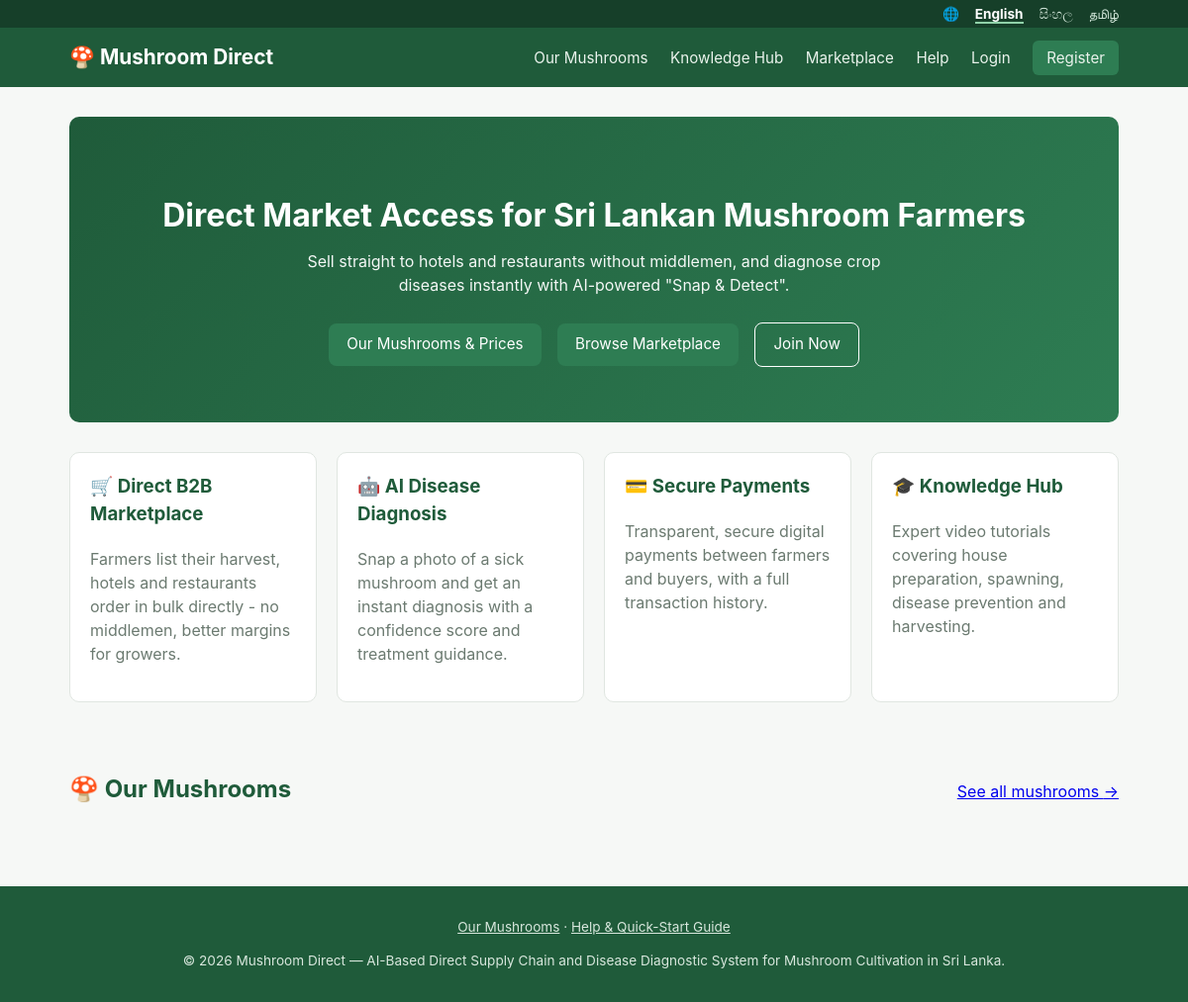
Before: / with the older database file.
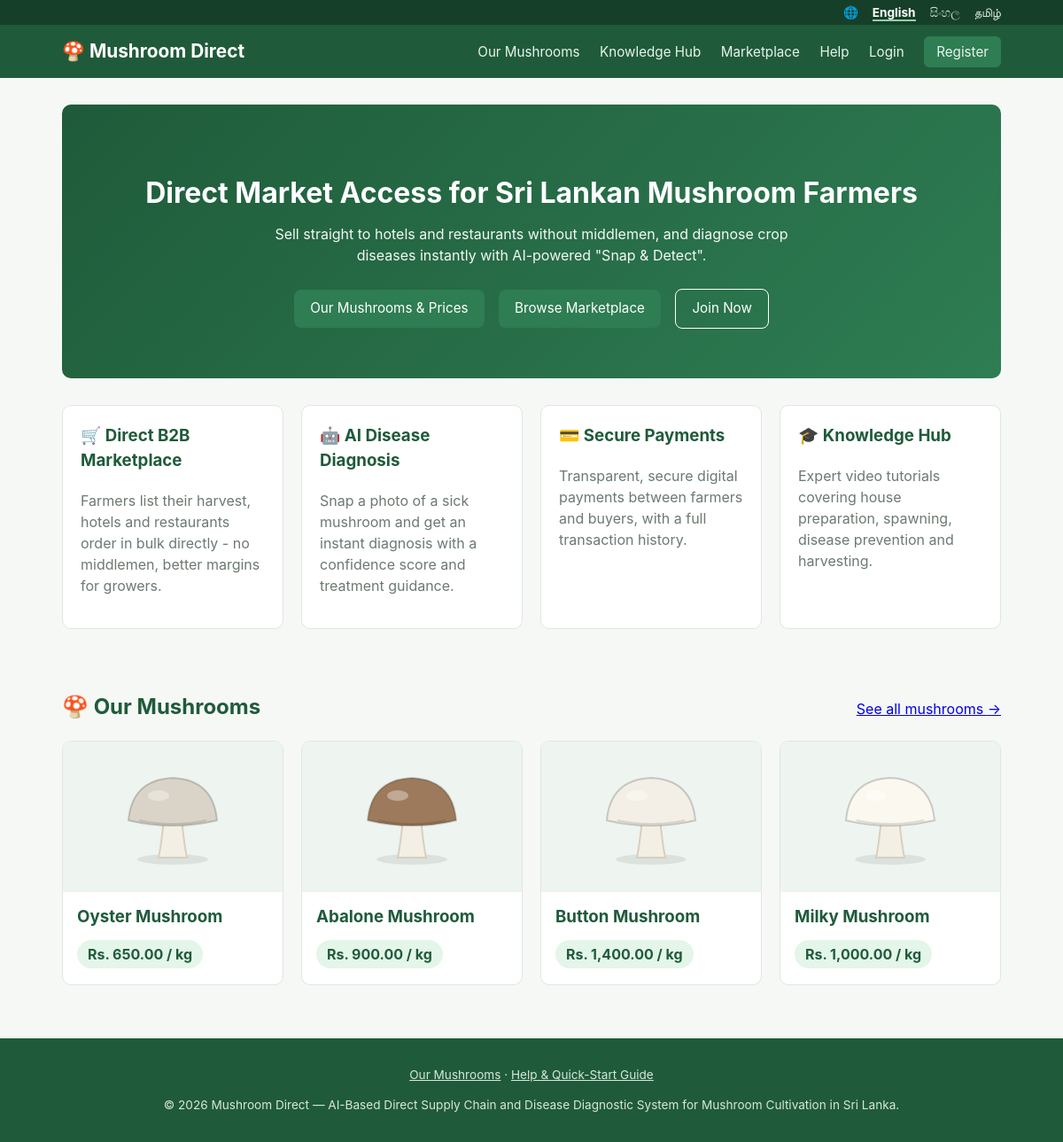
After: the same page with the newer database file.
### tables this page shows
CREATE TABLE mushroom_types (
  id INT AUTO_INCREMENT PRIMARY KEY,
  name VARCHAR(100) NOT NULL,
  name_si VARCHAR(150) NULL,
  name_ta VARCHAR(150) NULL,
  scientific_name VARCHAR(100) NULL,
  description TEXT,
  description_si TEXT,
  description_ta TEXT,
  growing_info TEXT,
  growing_info_si TEXT,
  growing_info_ta TEXT,
  uses TEXT,
  uses_si TEXT,
  uses_ta TEXT,
  price_per_kg DECIMAL(10,2) NOT NULL,
  color VARCHAR(7) NOT NULL DEFAULT '#c9b79c' COMMENT 'Cap colour for the built-in illustration',
  image VARCHAR(255) NULL,
  is_active TINYINT(1) NOT NULL DEFAULT 1,
  sort_order INT NOT NULL DEFAULT 0
);

### index.php (the view, shortened to what the changed rows need)
<?php
require_once __DIR__ . '/includes/bootstrap.php';
$featured = $pdo->query('SELECT * FROM mushroom_types WHERE is_active = 1 ORDER BY sort_order LIMIT 4')->fetchAll();
include __DIR__ . '/includes/header.php';
?>
<section class="hero">
  <h1><?= te('home.hero_title') ?></h1>
</section>
<div style="display:flex; justify-content:space-between; align-items:baseline; flex-wrap:wrap;">
  <h2>🍄 <?= te('nav.mushrooms') ?></h2>
</div>
<div class="mushroom-grid">
  <?php foreach ($featured as $m): ?>
    <a class="mushroom-card" href="<?= BASE_URL ?>/mushrooms/view.php?id=<?= (int) $m['id'] ?>">
      <div class="pic"><?= mushroom_picture($m, 120) ?></div>
      <div class="body">
        <h3><?= e(tr_field($m, 'name')) ?></h3>
        <span class="price-tag"><?= format_money($m['price_per_kg']) ?> <?= te('common.per_kg') ?></span>
      </div>
    </a>
  <?php endforeach; ?>
</div>
<?php include __DIR__ . '/includes/footer.php'; ?>

### includes/header.php (shortened to what the changed rows need)
<?php
$lang = current_lang();
?>
<!DOCTYPE html>
<html lang="<?= e($lang) ?>">
<head>
<link rel="stylesheet" href="<?= BASE_URL ?>/assets/css/style.css">
</head>
<body class="lang-<?= e($lang) ?>">
<div class="lang-bar">
  <div class="container">
    🌐
    <?php foreach (LANGUAGES as $code => $label): ?>
      <a href="<?= e(lang_url($code)) ?>" class="<?= $code === $lang ? 'active' : '' ?>"><?= e($label) ?></a>
    <?php endforeach; ?>
  </div>
</div>
<main class="container page-main">

### includes/functions.php (shortened to what the changed rows need)
<?php
function e($value) {
    return htmlspecialchars((string) $value, ENT_QUOTES, 'UTF-8');
}
function format_money($amount) {
    return 'Rs. ' . number_format((float) $amount, 2);
}
function current_lang() {
    static $lang = null;
    if ($lang === null) {
        $lang = $_SESSION['lang'] ?? ($_COOKIE['lang'] ?? 'en');
    }
    return $lang;
}
function set_lang_from_request() {
    $lang = $_GET['lang'] ?? null;
}
function t($key, array $vars = []) {
    static $strings = [];
    $lang = current_lang();
    if (!isset($strings[$lang])) {
        $strings['en'] = $strings['en'] ?? require __DIR__ . '/../lang/en.php';
        $strings[$lang] = $lang === 'en' ? $strings['en'] : require __DIR__ . '/../lang/' . $lang . '.php';
    }
    $text = $strings[$lang][$key] ?? ($strings['en'][$key] ?? $key);
    return $text;
}
function te($key, array $vars = []) {
    return e(t($key, $vars));
}
function tr_field($row, $field) {
    $lang = current_lang();
    return $row[$field] ?? '';
}
function lang_url($code) {
    $query = $_GET;
    $query['lang'] = $code;
    return strtok($_SERVER['REQUEST_URI'] ?? '', '?') . '?' . http_build_query($query);
}
function mushroom_picture($type, $size = 150) {
    $cap = preg_match('/^#[0-9a-f]{6}$/i', $type['color'] ?? '') ? $type['color'] : '#c9b79c';
    return '<svg width="' . (int) $size . '" height="' . (int) $size . '" viewBox="0 0 120 120" role="img" aria-label="' . e(tr_field($type, 'name')) . '">'
        . '<ellipse cx="60" cy="108" rx="40" ry="6" fill="#000" opacity=".08"/>'
        . '<path d="M50 62 Q47 92 44 106 L76 106 Q73 92 70 62 Z" fill="#f4efe4" stroke="#d8cfbd" stroke-width="2"/>'
        . '<path d="M10 64 Q14 18 60 16 Q106 18 110 64 Q60 76 10 64 Z" fill="' . $cap . '" stroke="rgba(0,0,0,.18)" stroke-width="2"/>'
        . '<path d="M22 64 Q60 72 98 64" stroke="rgba(0,0,0,.12)" stroke-width="2" fill="none"/>'
        . '<ellipse cx="44" cy="36" rx="12" ry="6" fill="#fff" opacity=".35"/>'
        . '</svg>';
}

Changed rows visible on the page:
added mushroom_types: name "Oyster Mushroom", price_per_kg "Rs. 650.00"
added mushroom_types: name "Abalone Mushroom", price_per_kg "Rs. 900.00"
added mushroom_types: name "Button Mushroom", price_per_kg "Rs. 1,400.00"
added mushroom_types: name "Milky Mushroom", price_per_kg "Rs. 1,000.00"
